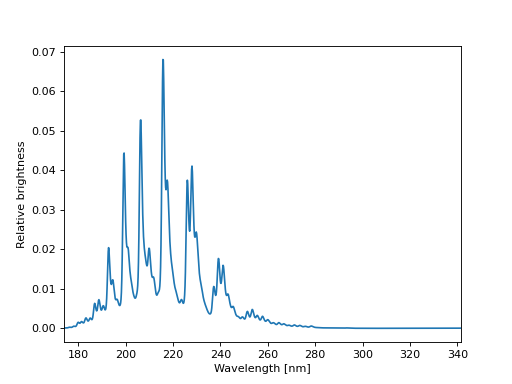

Write the Python code that produced this figure.
import matplotlib.pyplot as plt
import pyuvs as pu

fig, ax = plt.subplots()

template = pu.anc.load_template_co_cameron()
wavelengths = pu.anc.load_muv_wavelength_centers()
ax.plot(wavelengths, template)
ax.set_xlim(wavelengths[0], wavelengths[-1])
ax.set_xlabel('Wavelength [nm]')
ax.set_ylabel('Relative brightness')

plt.show()
